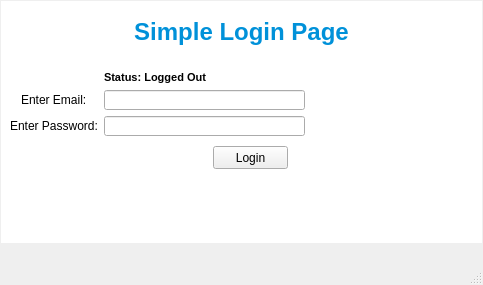
<?xml version="1.0" encoding="UTF-8"?>
<ui version="4.0">
 <class>MainWindow</class>
 <widget class="QMainWindow" name="MainWindow">
  <property name="geometry">
   <rect>
    <x>0</x>
    <y>0</y>
    <width>483</width>
    <height>285</height>
   </rect>
  </property>
  <property name="minimumSize">
   <size>
    <width>483</width>
    <height>285</height>
   </size>
  </property>
  <property name="windowTitle">
   <string>MainWindow</string>
  </property>
  <widget class="QWidget" name="centralwidget">
   <property name="minimumSize">
    <size>
     <width>483</width>
     <height>244</height>
    </size>
   </property>
   <property name="maximumSize">
    <size>
     <width>483</width>
     <height>244</height>
    </size>
   </property>
   <layout class="QFormLayout" name="formLayout">
    <property name="horizontalSpacing">
     <number>0</number>
    </property>
    <property name="verticalSpacing">
     <number>0</number>
    </property>
    <property name="leftMargin">
     <number>1</number>
    </property>
    <property name="topMargin">
     <number>1</number>
    </property>
    <property name="rightMargin">
     <number>1</number>
    </property>
    <property name="bottomMargin">
     <number>1</number>
    </property>
    <item row="0" column="0">
     <widget class="QLabel" name="titleLabel">
      <property name="minimumSize">
       <size>
        <width>481</width>
        <height>61</height>
       </size>
      </property>
      <property name="maximumSize">
       <size>
        <width>481</width>
        <height>61</height>
       </size>
      </property>
      <property name="font">
       <font>
        <pointsize>18</pointsize>
        <weight>75</weight>
        <bold>true</bold>
       </font>
      </property>
      <property name="layoutDirection">
       <enum>Qt::RightToLeft</enum>
      </property>
      <property name="autoFillBackground">
       <bool>false</bool>
      </property>
      <property name="styleSheet">
       <string notr="true">QLabel {
	background-color: rgb(255, 255, 255);
	color: rgb(0, 145, 217);
}</string>
      </property>
      <property name="text">
       <string>Simple Login Page</string>
      </property>
      <property name="alignment">
       <set>Qt::AlignCenter</set>
      </property>
     </widget>
    </item>
    <item row="1" column="0">
     <widget class="QGroupBox" name="mainBox">
      <property name="minimumSize">
       <size>
        <width>481</width>
        <height>181</height>
       </size>
      </property>
      <property name="maximumSize">
       <size>
        <width>481</width>
        <height>181</height>
       </size>
      </property>
      <property name="autoFillBackground">
       <bool>false</bool>
      </property>
      <property name="styleSheet">
       <string notr="true">QGroupBox {
	background-color: rgb(255, 255, 255);
	color: rgb(0, 145, 217);
	border: none;
}</string>
      </property>
      <property name="title">
       <string/>
      </property>
      <layout class="QFormLayout" name="formLayout_2">
       <property name="labelAlignment">
        <set>Qt::AlignCenter</set>
       </property>
       <property name="formAlignment">
        <set>Qt::AlignHCenter|Qt::AlignTop</set>
       </property>
       <item row="2" column="0">
        <widget class="QLabel" name="enter_emailLabel">
         <property name="text">
          <string>Enter Email:</string>
         </property>
        </widget>
       </item>
       <item row="2" column="1">
        <widget class="QLineEdit" name="email_input">
         <property name="minimumSize">
          <size>
           <width>201</width>
           <height>20</height>
          </size>
         </property>
         <property name="maximumSize">
          <size>
           <width>201</width>
           <height>20</height>
          </size>
         </property>
        </widget>
       </item>
       <item row="3" column="0">
        <widget class="QLabel" name="enter_passwordLabel">
         <property name="text">
          <string>Enter Password:</string>
         </property>
        </widget>
       </item>
       <item row="3" column="1">
        <widget class="QLineEdit" name="password_input">
         <property name="minimumSize">
          <size>
           <width>201</width>
           <height>20</height>
          </size>
         </property>
         <property name="maximumSize">
          <size>
           <width>201</width>
           <height>20</height>
          </size>
         </property>
        </widget>
       </item>
       <item row="5" column="0">
        <widget class="QGroupBox" name="buttonsBox">
         <property name="minimumSize">
          <size>
           <width>481</width>
           <height>31</height>
          </size>
         </property>
         <property name="maximumSize">
          <size>
           <width>481</width>
           <height>31</height>
          </size>
         </property>
         <property name="styleSheet">
          <string notr="true">QGroupBox {
	background-color: rgb(255, 255, 255);
	color: rgb(0, 145, 217);
	border: none;
}</string>
         </property>
         <property name="title">
          <string/>
         </property>
         <layout class="QHBoxLayout" name="horizontalLayout">
          <property name="spacing">
           <number>0</number>
          </property>
          <property name="leftMargin">
           <number>1</number>
          </property>
          <property name="topMargin">
           <number>1</number>
          </property>
          <property name="rightMargin">
           <number>1</number>
          </property>
          <property name="bottomMargin">
           <number>1</number>
          </property>
          <item>
           <widget class="QPushButton" name="loginButton">
            <property name="minimumSize">
             <size>
              <width>75</width>
              <height>23</height>
             </size>
            </property>
            <property name="maximumSize">
             <size>
              <width>75</width>
              <height>23</height>
             </size>
            </property>
            <property name="text">
             <string>Login</string>
            </property>
           </widget>
          </item>
         </layout>
        </widget>
       </item>
       <item row="1" column="1">
        <widget class="QLabel" name="statusLabel">
         <property name="font">
          <font>
           <pointsize>8</pointsize>
           <weight>75</weight>
           <bold>true</bold>
          </font>
         </property>
         <property name="layoutDirection">
          <enum>Qt::LeftToRight</enum>
         </property>
         <property name="styleSheet">
          <string notr="true"/>
         </property>
         <property name="text">
          <string>Status: Logged Out </string>
         </property>
         <property name="alignment">
          <set>Qt::AlignLeading|Qt::AlignLeft|Qt::AlignVCenter</set>
         </property>
        </widget>
       </item>
      </layout>
     </widget>
    </item>
   </layout>
  </widget>
  <widget class="QMenuBar" name="menubar">
   <property name="geometry">
    <rect>
     <x>0</x>
     <y>0</y>
     <width>483</width>
     <height>21</height>
    </rect>
   </property>
  </widget>
  <widget class="QStatusBar" name="statusbar"/>
 </widget>
 <resources/>
 <connections/>
</ui>
